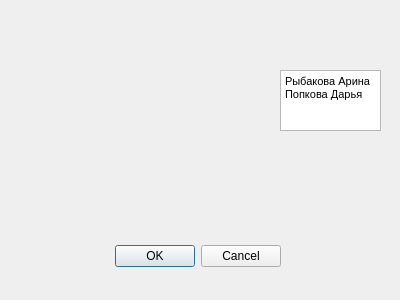
<?xml version="1.0" encoding="UTF-8"?>
<ui version="4.0">
 <class>auth</class>
 <widget class="QDialog" name="auth">
  <property name="geometry">
   <rect>
    <x>0</x>
    <y>0</y>
    <width>400</width>
    <height>300</height>
   </rect>
  </property>
  <property name="windowTitle">
   <string>Информация об авторах</string>
  </property>
  <widget class="QDialogButtonBox" name="buttonBox">
   <property name="geometry">
    <rect>
     <x>-60</x>
     <y>240</y>
     <width>341</width>
     <height>32</height>
    </rect>
   </property>
   <property name="orientation">
    <enum>Qt::Horizontal</enum>
   </property>
   <property name="standardButtons">
    <set>QDialogButtonBox::Cancel|QDialogButtonBox::Ok</set>
   </property>
  </widget>
  <widget class="QLabel" name="label">
   <property name="geometry">
    <rect>
     <x>0</x>
     <y>0</y>
     <width>281</width>
     <height>311</height>
    </rect>
   </property>
   <property name="text">
    <string/>
   </property>
   <property name="pixmap">
    <pixmap>../../Desktop/1.jpg</pixmap>
   </property>
  </widget>
  <widget class="QTextEdit" name="textEdit">
   <property name="geometry">
    <rect>
     <x>280</x>
     <y>70</y>
     <width>101</width>
     <height>61</height>
    </rect>
   </property>
   <property name="html">
    <string>&lt;!DOCTYPE HTML PUBLIC &quot;-//W3C//DTD HTML 4.0//EN&quot; &quot;http://www.w3.org/TR/REC-html40/strict.dtd&quot;&gt;
&lt;html&gt;&lt;head&gt;&lt;meta name=&quot;qrichtext&quot; content=&quot;1&quot; /&gt;&lt;style type=&quot;text/css&quot;&gt;
p, li { white-space: pre-wrap; }
&lt;/style&gt;&lt;/head&gt;&lt;body style=&quot; font-family:'MS Shell Dlg 2'; font-size:8.25pt; font-weight:400; font-style:normal;&quot;&gt;
&lt;p style=&quot; margin-top:0px; margin-bottom:0px; margin-left:0px; margin-right:0px; -qt-block-indent:0; text-indent:0px;&quot;&gt;Рыбакова Арина&lt;/p&gt;
&lt;p style=&quot; margin-top:0px; margin-bottom:0px; margin-left:0px; margin-right:0px; -qt-block-indent:0; text-indent:0px;&quot;&gt;Попкова Дарья&lt;/p&gt;&lt;/body&gt;&lt;/html&gt;</string>
   </property>
  </widget>
 </widget>
 <resources/>
 <connections>
  <connection>
   <sender>buttonBox</sender>
   <signal>accepted()</signal>
   <receiver>auth</receiver>
   <slot>accept()</slot>
   <hints>
    <hint type="sourcelabel">
     <x>248</x>
     <y>254</y>
    </hint>
    <hint type="destinationlabel">
     <x>157</x>
     <y>274</y>
    </hint>
   </hints>
  </connection>
  <connection>
   <sender>buttonBox</sender>
   <signal>rejected()</signal>
   <receiver>auth</receiver>
   <slot>reject()</slot>
   <hints>
    <hint type="sourcelabel">
     <x>316</x>
     <y>260</y>
    </hint>
    <hint type="destinationlabel">
     <x>286</x>
     <y>274</y>
    </hint>
   </hints>
  </connection>
 </connections>
</ui>
